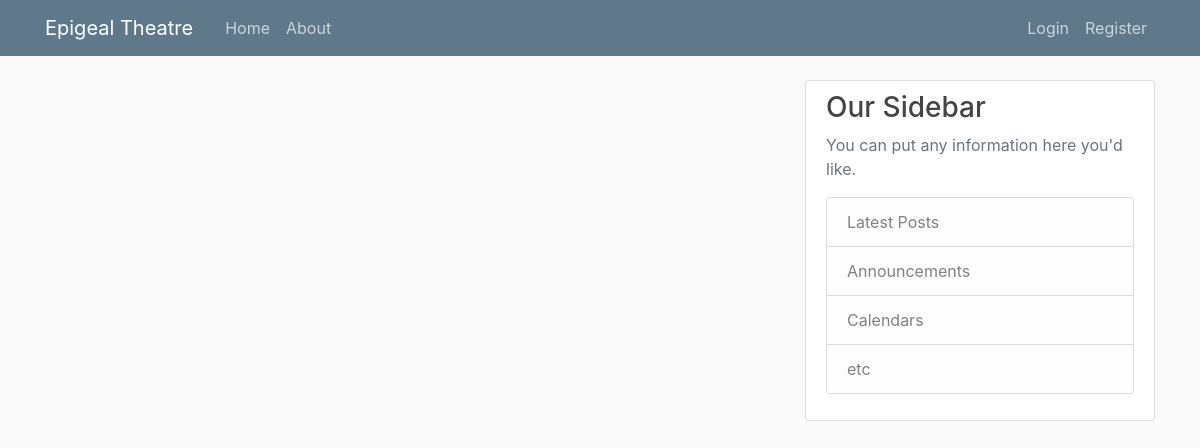
Page /home on the earlier database version.
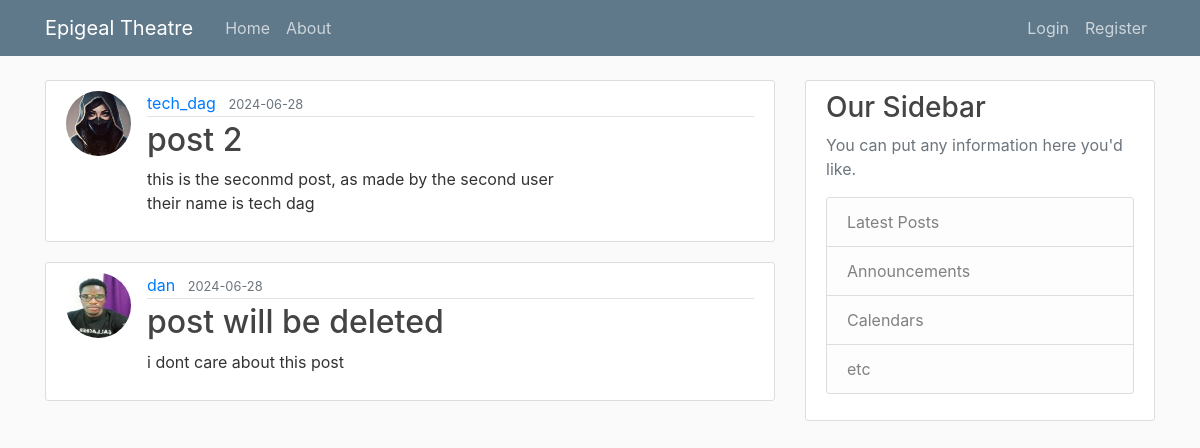
Same page on the later database version.
### flaskblog/models.py (models this page shows, shortened)
class Post(db.Model):
	id = db.Column(db.Integer,primary_key=True)
	title=db.Column(db.String(100), nullable=False)
	date_posted = db.Column(db.DateTime, nullable=False, default=datetime.utcnow)
	content = db.Column(db.Text, nullable=False)
	user_id =db.Column(db.Integer, db.ForeignKey('user.id'), nullable=False)

class User(db.Model, UserMixin):
	id = db.Column(db.Integer, primary_key=True)
	username =  db.Column(db.String(20), unique=True,nullable=False)
	email = db.Column(db.String(120), unique=True,nullable=False)
	image_file = db.Column(db.String(20),nullable=False, default = 'default.jpg')
	password = db.Column(db.String(60),nullable=False)
	posts = db.relationship('Post', backref='author', lazy=True)

### flaskblog/routes.py (the view)
@app.route("/")
@app.route("/home")
def home():
	posts = Post.query.all()
	return render_template('home.html', posts=posts)

### flaskblog/templates/home.html
{% extends "layout.html" %}
{% block content %}
	{% for post in posts %}
	<article class="media content-section">
		<img class= "rounded-circle article-img" src="{{ url_for('static', filename='assets/' + post.author.image_file) }}">
		<div class="media-body">
		    <div class="article-metadata">
		      <a class="mr-2" href="#">{{ post.author.username }}</a>
		      <small class="text-muted">{{ post.date_posted.strftime('%Y-%m-%d') }}</small>
		    </div>
		    <h2><a class="article-title" href="{{ url_for('post', post_id=post.id) }}">{{ post.title }}</a></h2>
		    <p class="article-content">{{ post.content }}</p>
		</div>
	</article>
	{% endfor %}
{% endblock content %}

### flaskblog/templates/layout.html (shortened to what this page needs)
<!DOCTYPE html>
<html>
<head>
    <link rel="stylesheet" href="https://maxcdn.bootstrapcdn.com/bootstrap/4.0.0/css/bootstrap.min.css">
    <link rel="stylesheet" type="text/css" href="{{ url_for('static', filename='main.css')}}">
</head>
<body>
	<header class="site-header">
	  <nav class="navbar navbar-expand-md navbar-dark bg-steel fixed-top">
	    <div class="container">
	      <a class="navbar-brand mr-4" href="/">Epigeal Theatre</a>
	      <div class="collapse navbar-collapse" id="navbarToggle">
	        <div class="navbar-nav mr-auto">
	          <a class="nav-item nav-link" href="{{ url_for('home') }}">Home</a>
	          <a class="nav-item nav-link" href="{{ url_for('about') }}">About</a>
	        </div>
	        <div class="navbar-nav">
	        	{% if current_user.is_authenticated %}
	        		<a class="nav-item nav-link" href="{{ url_for('new_post') }}">New Post</a>
	        		<a class="nav-item nav-link" href="{{ url_for('account') }}">Account</a>
	        		<a class="nav-item nav-link" href="{{ url_for('logout') }}">Logout</a>
	        	{% else %}
		          <a class="nav-item nav-link" href="{{ url_for('login') }}">Login</a>
		          <a class="nav-item nav-link" href="{{ url_for('register') }}">Register</a>
		        {% endif %}
	        </div>
	      </div>
	    </div>
	  </nav>
</header>
<main role="main" class="container">
  <div class="row">
    <div class="col-md-8">
      {% block content %}{% endblock %}
    </div>
    <div class="col-md-4">
      <div class="content-section">
        <h3>Our Sidebar</h3>
        <p class='text-muted'>You can put any information here you'd like.
          <ul class="list-group">
            <li class="list-group-item list-group-item-light">Latest Posts</li>
            <li class="list-group-item list-group-item-light">Announcements</li>
            <li class="list-group-item list-group-item-light">Calendars</li>
            <li class="list-group-item list-group-item-light">etc</li>
          </ul>
        </p>
      </div>
    </div>
  </div>
</main>
</body>
</html>

### flaskblog/static/main.css (style rules this page uses)
body { background: #fafafa; color: #333333; margin-top: 5rem; }
h1, h2, h3, h4, h5, h6 { color: #444444; }
.bg-steel { background-color: #5f788a; }
.site-header .navbar-nav .nav-link { color: #cbd5db; }
.content-section { background: #ffffff; padding: 10px 20px; border: 1px solid #dddddd; border-radius: 3px; margin-bottom: 20px; }
.article-title { color: #444444; }
.article-content { white-space: pre-line; }
.article-img { height: 65px; width: 65px; margin-right: 16px; }
.article-metadata { padding-bottom: 1px; margin-bottom: 4px; border-bottom: 1px solid #e3e3e3 }

Differences in the rows shown:
added Post: image_file (placeholder picture), author.username "tech_dag", date_posted "2024-06-28", title "post 2", content "this is the seconmd post, as made by the second user their name is tech dag"
added Post: image_file (picture), author.username "dan", date_posted "2024-06-28", title "post will be deleted", content "i dont care about this post"
